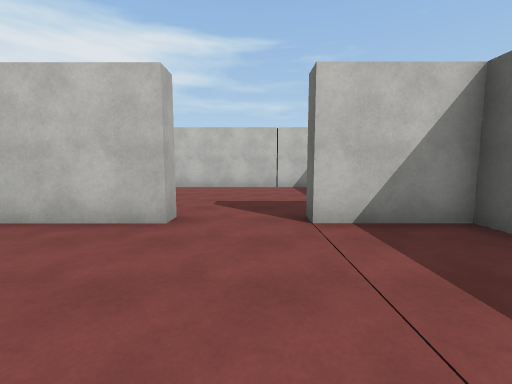
view 1 (above)

24 first-person views from a walk through a Unity game level. The camera is 1.5 m above the floor, tilts 6° down and sees 90° across. The floor is counted in squares, 2 m on a side. Each view is taken from the middle of a square. On the plan, view 1 faces up. The plan holds only what a view shows up to about 9 squares ahead; the rest is blank. The place goes on beyond the plan. Some surface patterns are stand-ins.

view 2
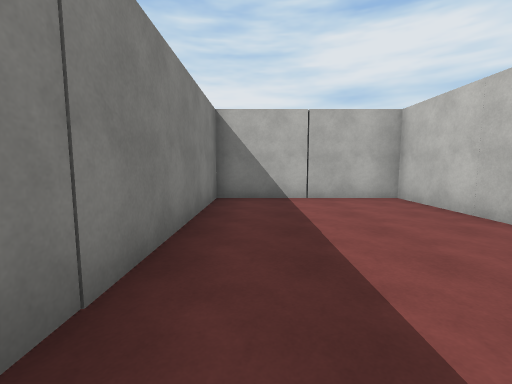

view 3
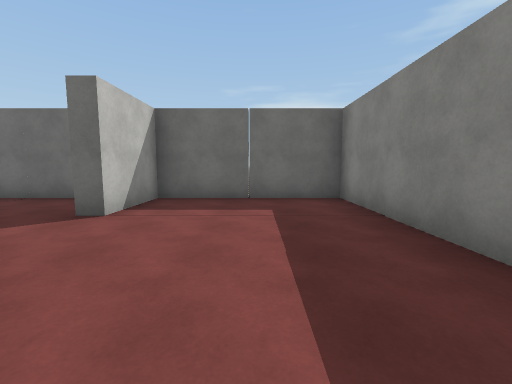

view 4
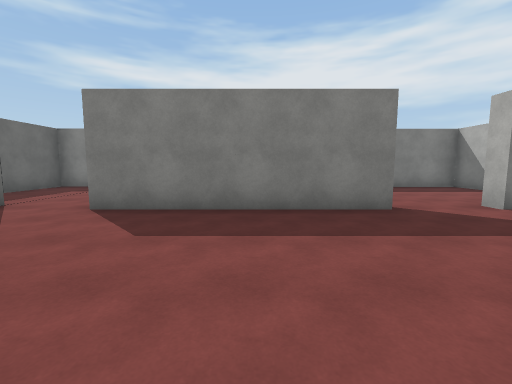

view 5
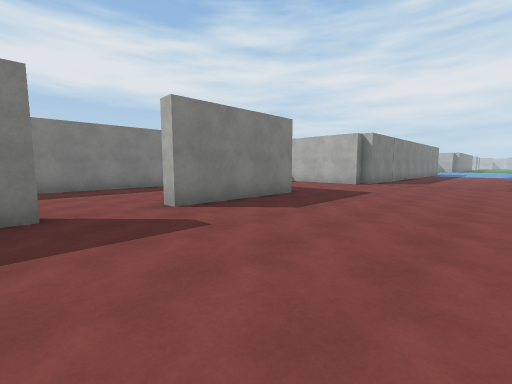

view 6
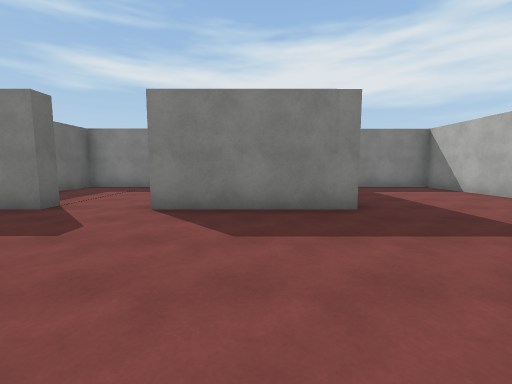

view 7
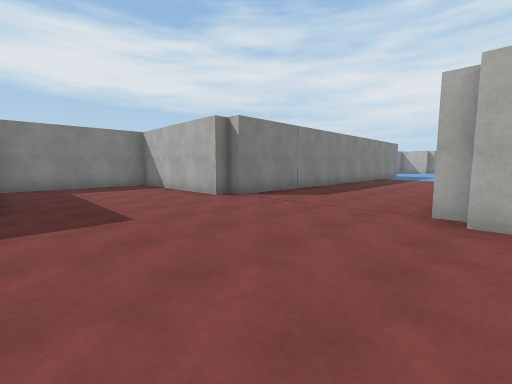

view 8
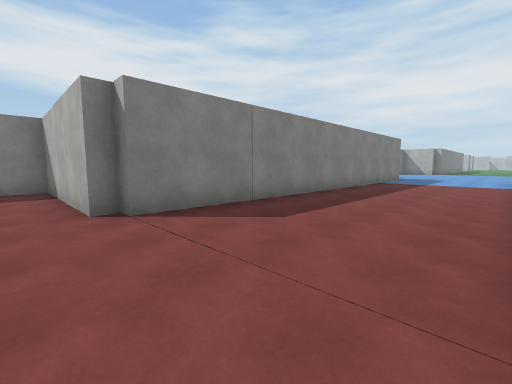

view 9
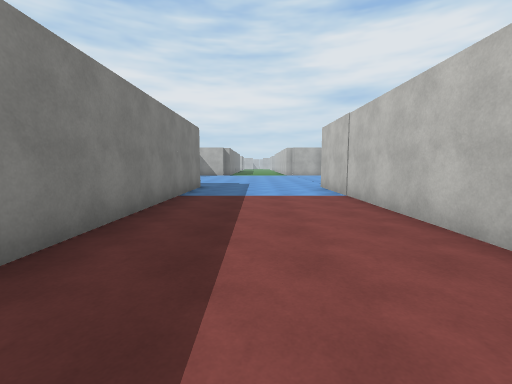

view 10
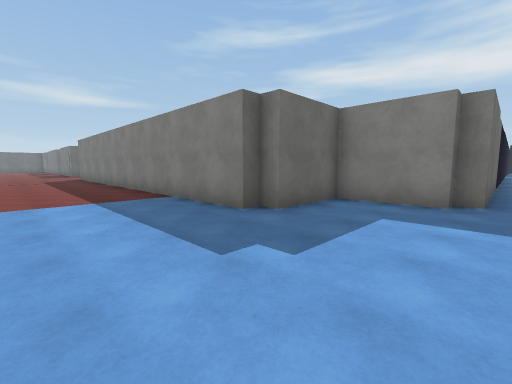

view 11
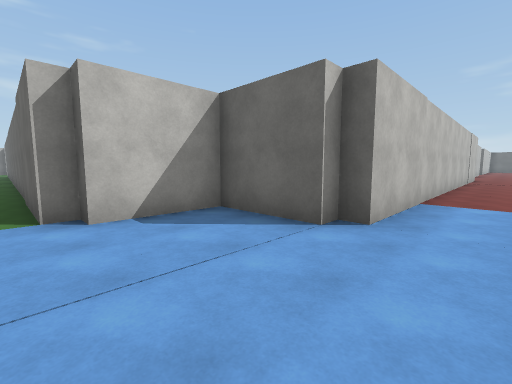

view 12
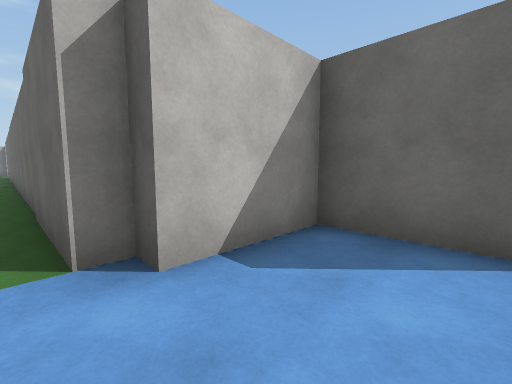

view 13
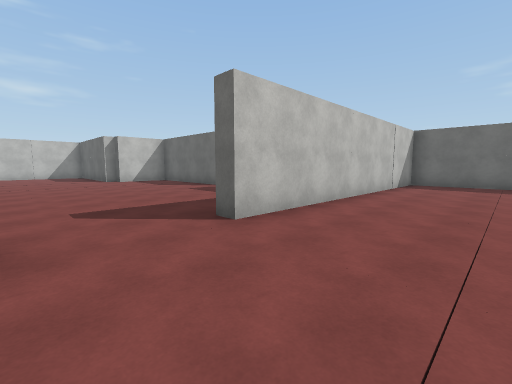

view 14
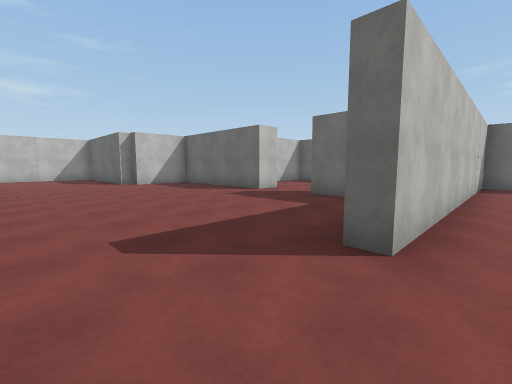

view 15
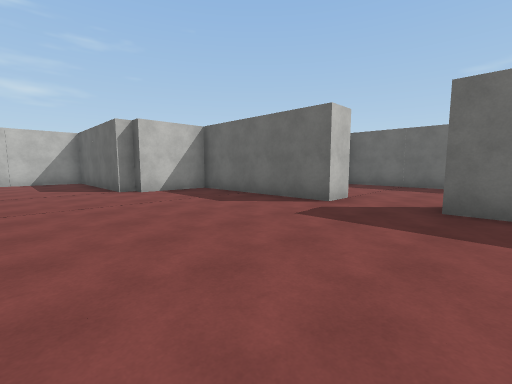

view 16
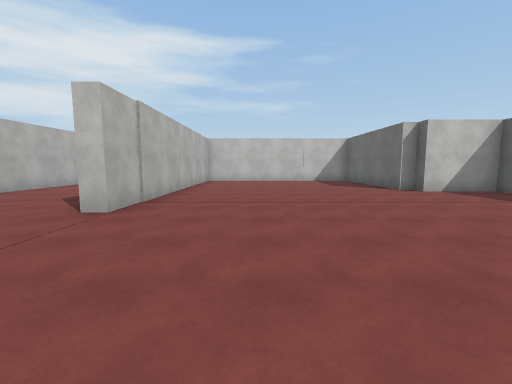

view 17
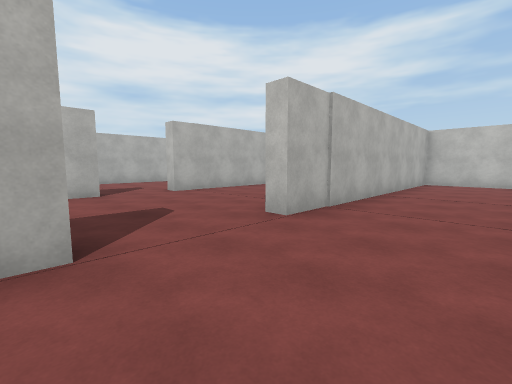

view 18
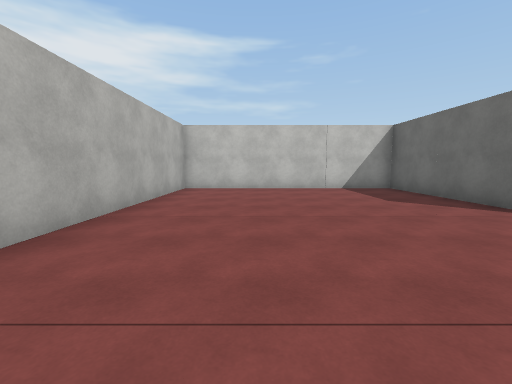

view 19
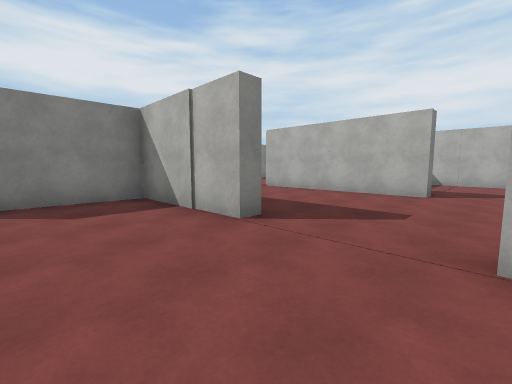

view 20
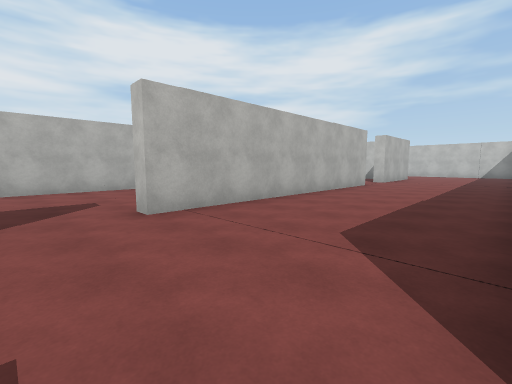

view 21
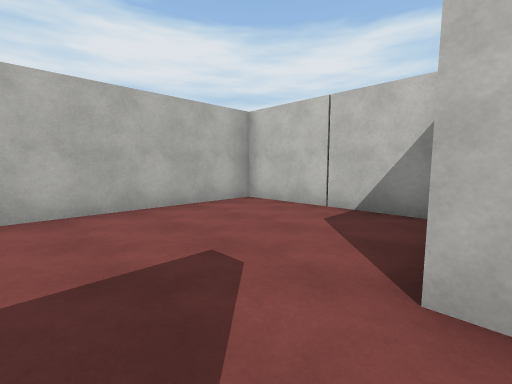

view 22
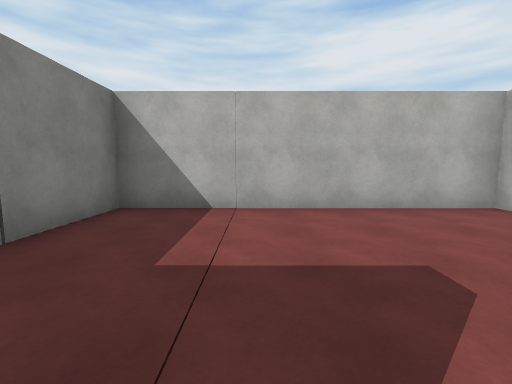

view 23
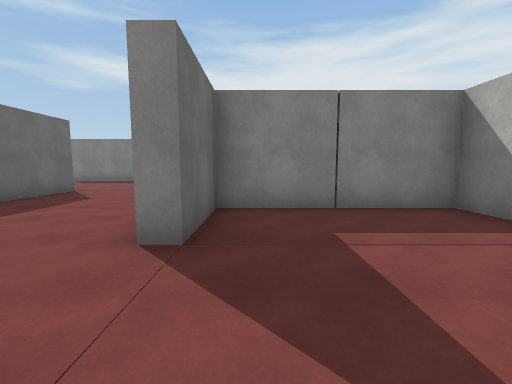

view 24
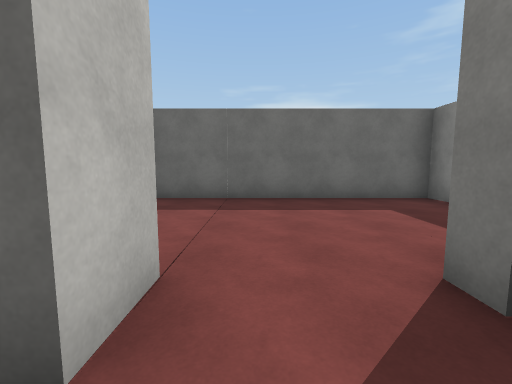

### Floor plan
Points are (right, up) in squares from view 1. A wall is a line through its corners. A room is listed if a view was taken in it or the views show most of it. See-through windows are left out.
Room 1 (views 1, 2, 3)
walls: (-1.2, 3.7) (-1.2, 3.2) (-3.8, 3.2) (-3.8, -0.9) (2.8, -0.9) (2.8, 3.2) (0.7, 3.2)
ways out: opening at (0, 4) to room 2
Room 2 (views 4, 5, 6, 7, 8, 9, 10, 11, 12, 13, 14, 15, 16, 17, 18, 19, 20, 24)
walls: (-11.9, 12.4) (-11.3, 12.4) (-11.3, 9.1) (-8.9, 9.1); (-16.3, 8.8) (-16.3, 8.1); (-15.9, 13.6) (-15.9, 8.6); (-11.8, 8.6) (-11.8, 10.9); (-20.4, 8.2) (-28.8, 8.2) (-28.8, 8.6) (-29.2, 8.6) (-29.2, 10.7) (-31.3, 10.7) (-31.3, 11.1) (-31.7, 11.1) (-31.7, 21.1); (-11.8, 3.7) (-8.2, 3.7); (-6.3, 3.2) (-6.3, 3.7) (-1.2, 3.7); (-2.2, 10.8) (-2.2, 11.8); (-1.9, 11.8) (-1.2, 11.8); (-15.9, 23) (-15.9, 15.5); (-1.2, 13.6) (-2.2, 13.6) (-2.2, 18.2) (-4.3, 18.2) (-4.3, 18.6) (-4.7, 18.6) (-4.7, 23.2) (-11.3, 23.2) (-11.3, 15) (-11.9, 15); (0.7, 3.2) (0.7, 3.8); (2.8, 5.1) (2.8, 8.6) (-5.8, 8.6) (-5.8, 9.1); (-31.7, -4.9) (-31.7, 1.2) (-31.3, 1.2) (-31.3, 1.6) (-29.2, 1.6) (-29.2, 3.7) (-28.8, 3.7) (-28.8, 4.1) (-16.3, 4.1) (-16.3, 3.7) (-15.9, 3.7) (-15.9, -0.9) (-11.9, -0.9)
ways out: opening at (0, 4) to room 1; opening at (-16, 14.5) to room 3; opening at (-7.5, 4) to room 4; opening at (-2, 12.5)
Room 3 (views 21, 22, 23)
walls: (-15.9, 15.5) (-16.4, 15.5); (-16.8, 18.2) (-20.4, 18.2) (-20.4, 11.6) (-16.3, 11.6) (-16.3, 13.6) (-15.9, 13.6)
ways out: opening at (-16, 14.5) to room 2
Room 4 (no view inside)
walls: (-8.2, 3.7) (-8.2, 3.2); (-10.9, 0.4) (-10.9, -0.9) (-4.3, -0.9) (-4.3, 0.6)
ways out: opening at (-7.5, 4) to room 2

Positions as (right, up) in squares from view 1, and headings:
1: (0, 0), facing up
2: (2, 0), facing left
3: (-3, 1), facing right
4: (-4, 8), facing down
5: (-6, 8), facing down-left
6: (-10, 8), facing down
7: (-12, 9), facing down-left
8: (-15, 8), facing down-left
9: (-20, 6), facing left
10: (-32, 7), facing down-right
11: (-32, 7), facing up-right
12: (-32, 9), facing up-right
13: (-8, 6), facing up-right
14: (-8, 8), facing up-right
15: (-7, 11), facing up-right
16: (-9, 11), facing up
17: (-9, 12), facing up-left
18: (-9, 15), facing up
19: (-9, 15), facing down-left
20: (-12, 14), facing up-left
21: (-16, 14), facing up-left
22: (-16, 14), facing left
23: (-17, 16), facing down
24: (-3, 13), facing right
